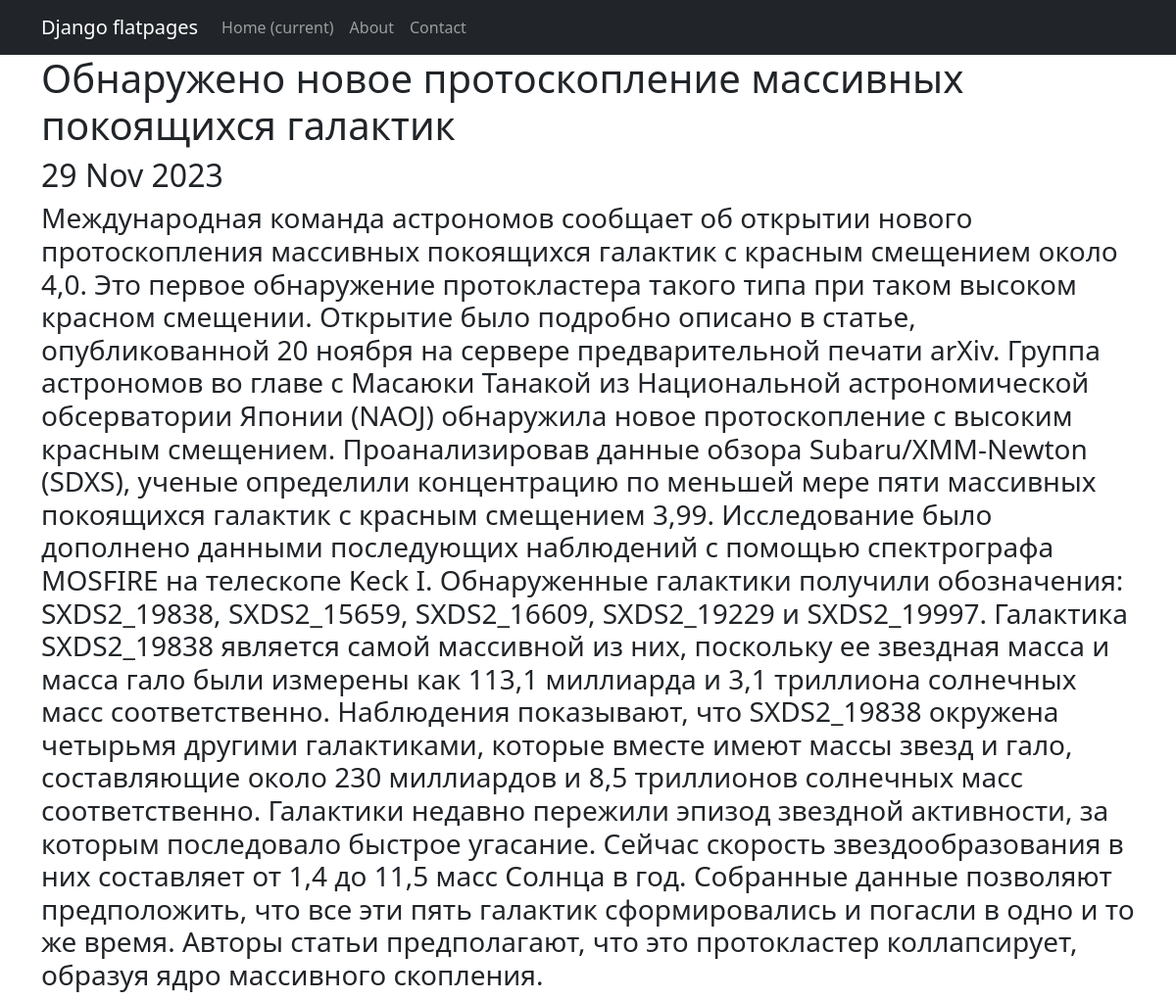
Screenshot of /news/1 with the database file from the repository.
### news/models.py (models this page shows, shortened)
class Post(models.Model):
    article = 'AR'
    news = 'NE'
    POSTS = [
        (article, 'Статья'),
        (news, 'Новости')
    ]
    author = models.ForeignKey(Author, on_delete=models.CASCADE)
    type = models.CharField(max_length=2, choices=POSTS, default=news)
    created_date = models.DateTimeField(auto_now_add=True)
    post = models.ManyToManyField(Category, through="PostCategory")
    title = models.CharField(max_length=255)
    text = models.TextField()
    rating = models.IntegerField(default=0)

### news/views.py (the view)
# urls.py: path('<int:pk>', PostDetail.as_view()),
class PostDetail(DetailView):
    model = Post
    template_name = 'separate_news.html'
    context_object_name = 'separate_news'

### news/templatetags/custom_filters.py (called while the page is built)
@register.filter()
def censor(word):
    if isinstance(word, str):
        for i in forbidden_words:
            word = word.replace(i[1:], '*' * len(i[1:]))
    else:
        raise ValueError(
            'custom_filters -> censor -> A string is expected, but a different data type has been entered')
    return word

### templates/separate_news.html (shortened to what this page needs)
{% extends 'flatpages/default.html' %}
{% load custom_filters %}
{% block content %}
<h1>{{ separate_news.title|censor }}</h1>
<h2>{{ separate_news.created_date|date:'d M Y' }}</h2>
<h3>{{ separate_news.text|censor }}</h3>
{% endblock content %}

### rows the page displays
Post: title|censor "Обнаружено новое протоскопление массивных покоящихся галактик", created_date "29 Nov 2023", text|censor "Международная команда астрономов сообщает об открытии нового протоскопления массивных покоящихся галактик с красным смещением около 4,0. Это первое обнаружение протокластера такого типа при таком высоком красном смещении. Открытие было подробно описано в статье, опубликованной 20 ноября на сервере предварительной печати arXiv. Группа астрономов во главе с Масаюки Танакой из Национальной астрономической обсерватории Японии (NAOJ) обнаружила новое протоскопление с высоким красным смещением. Проанализировав данные обзора Subaru/XMM-Newton (SDXS), ученые определили концентрацию по меньшей мере пяти массивных покоящихся галактик с красным смещением 3,99. Исследование было дополнено данными…"
